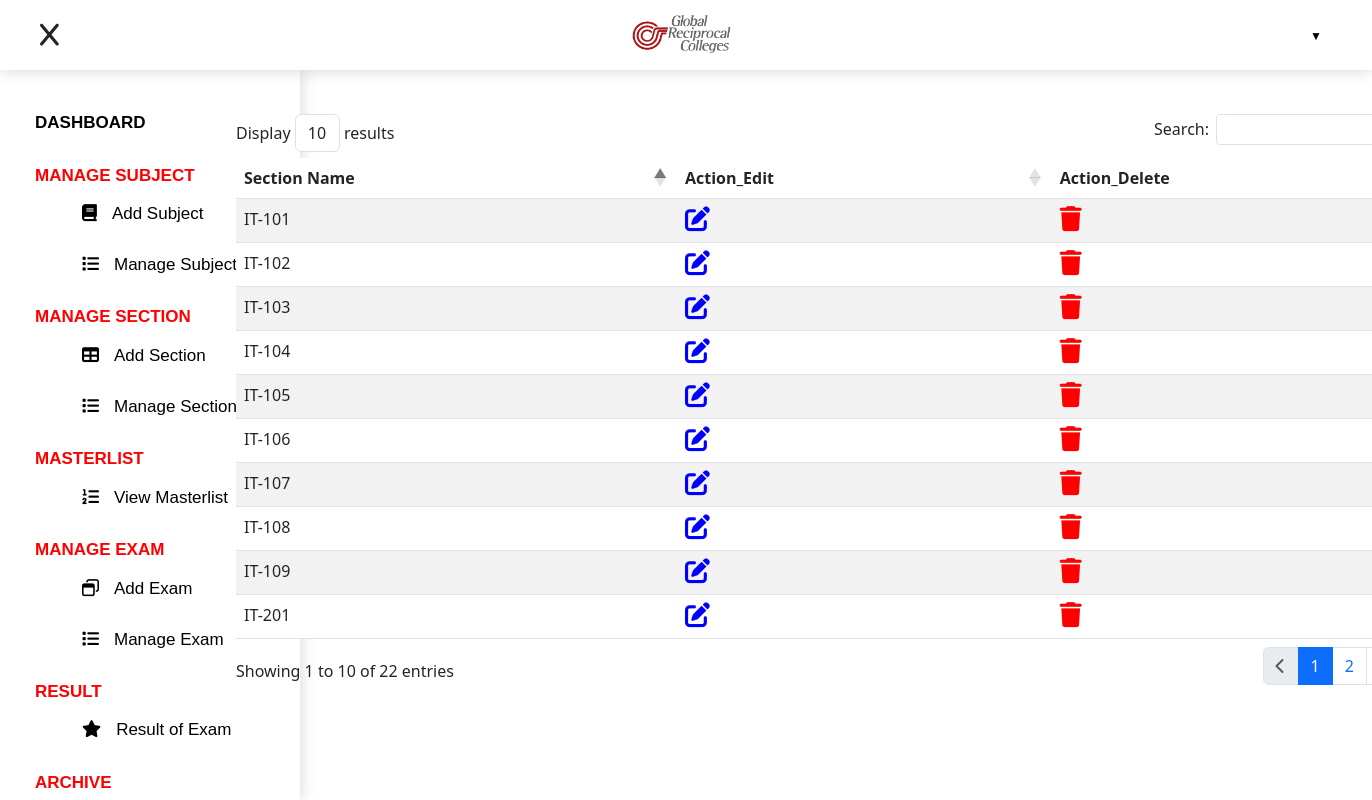
/professor/section.php, run on the app's committed database.
### tables this page shows
CREATE TABLE `section` (
  `sec_id` int(11) NOT NULL,
  `sec_name` varchar(255) NOT NULL,
  `sec_created` timestamp NOT NULL DEFAULT current_timestamp() ON UPDATE current_timestamp()
);

### professor/section.php (the view, shortened to what this page needs)
<?php include("../professor/header.php");?>
<?php include("../professor/sidebar.php");?>
<?php
$sql = "SELECT * FROM section";
$result = mysqli_query($conn, $sql);
?>
<div class="content">
    <div style="display: flex; justify-content: center;" class="hidden_animation">
        <div>
            <br>
         <table id="example" class="table table-striped">
            <thead>
                <tr>
                    <th>Section Name</th>
                    <th>Action_Edit</th>
                    <th>Action_Delete</th>
                </tr>
            </thead>
            <tbody>
                <?php
                while ($row = mysqli_fetch_assoc($result)) {
                ?>
                <tr>
                    <td><?php echo $row['sec_name']; ?></td>
                    <td><a href="./edit_sec.php?id=<?php echo $row['sec_id'];?>" style="text-decoration: none;"><i class="fa-solid fa-pen-to-square" id="edit_sub"></i></a></td>
                    <td><a href="./delete_sec.php?id=<?php echo $row['sec_id'];?>" style="text-decoration: none;"><i class="fa-solid fa-trash" id="delete_sub"></i></a></td>
                </tr>
                <?php
                }
                ?>
            </tbody>
        </table>
        </div>
    </div>
</div>
<?php include("../professor/footer.php");?>

### professor/css/style7.css (style rules this page uses)
html { scroll-behavior: smooth; }
* { margin: 0; padding: 0; box-sizing: border-box; }
.hidden_animation { opacity: 0; filter: blur(5px); transform: translateX(100%); transition: all 1.0s; }
.show_animation { opacity: 1; filter: blur(0); transform: translateX(0); }
.content { flex: 1; padding: 20px; transition: margin-left 0.3s ease; margin-left: 0; }
.sidebar-visible ~ .content { margin-left: 300px; }
#example { width:1200px; }
#edit_sub { font-size: 25px; color: blue; opacity: 1; transition: all 0.3s ease 0s; }
#delete_sub { font-size: 25px; color: red; opacity: 1; transition: all 0.3s ease 0s; }

### data on the page
section: sec_name "IT-101"
section: sec_name "IT-102"
section: sec_name "IT-103"
section: sec_name "IT-104"
section: sec_name "IT-105"
section: sec_name "IT-106"
section: sec_name "IT-107"
section: sec_name "IT-108"
section: sec_name "IT-109"
section: sec_name "IT-201"
